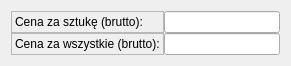
   <widget class="QWidget" name="layoutWidget_3">
    <property name="geometry">
     <rect>
      <x>20</x>
      <y>470</y>
      <width>291</width>
      <height>60</height>
     </rect>
    </property>
    <layout class="QHBoxLayout" name="horizontalLayout_8">
     <property name="spacing">
      <number>0</number>
     </property>
     <item>
      <layout class="QVBoxLayout" name="verticalLayout_33">
       <item>
        <widget class="QLabel" name="label_19">
         <property name="locale">
          <locale language="Polish" country="Poland"/>
         </property>
         <property name="frameShape">
          <enum>QFrame::StyledPanel</enum>
         </property>
         <property name="text">
          <string>Cena za sztukę (brutto):</string>
         </property>
        </widget>
       </item>
       <item>
        <widget class="QLabel" name="label_20">
         <property name="locale">
          <locale language="Polish" country="Poland"/>
         </property>
         <property name="frameShape">
          <enum>QFrame::StyledPanel</enum>
         </property>
         <property name="text">
          <string>Cena za wszystkie (brutto):</string>
         </property>
        </widget>
       </item>
      </layout>
     </item>
     <item>
      <layout class="QVBoxLayout" name="verticalLayout_34">
       <item>
        <widget class="QLineEdit" name="bruttoPriceBox">
         <property name="sizePolicy">
          <sizepolicy hsizetype="Expanding" vsizetype="Expanding">
           <horstretch>0</horstretch>
           <verstretch>0</verstretch>
          </sizepolicy>
         </property>
         <property name="locale">
          <locale language="Polish" country="Poland"/>
         </property>
         <property name="text">
          <string/>
         </property>
         <property name="readOnly">
          <bool>true</bool>
         </property>
        </widget>
       </item>
       <item>
        <widget class="QLineEdit" name="bruttoWholePriceBox">
         <property name="sizePolicy">
          <sizepolicy hsizetype="Expanding" vsizetype="Expanding">
           <horstretch>0</horstretch>
           <verstretch>0</verstretch>
          </sizepolicy>
         </property>
         <property name="locale">
          <locale language="Polish" country="Poland"/>
         </property>
         <property name="text">
          <string/>
         </property>
         <property name="readOnly">
          <bool>true</bool>
         </property>
        </widget>
       </item>
      </layout>
     </item>
    </layout>
   </widget>
